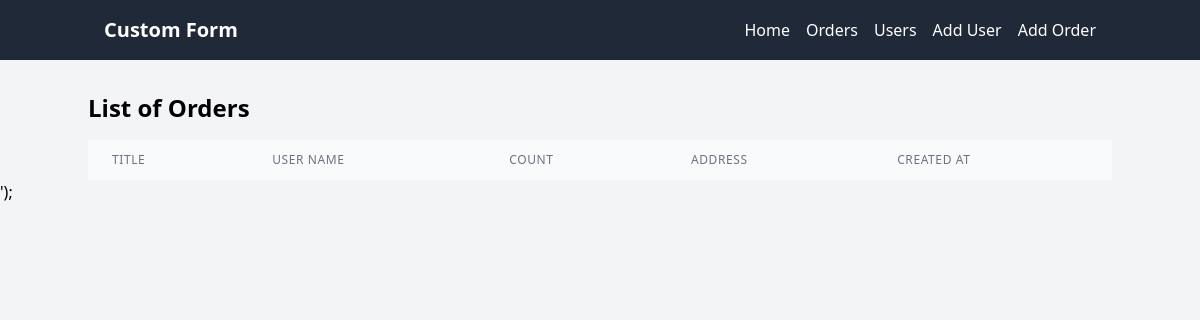
The page /orders on the database as committed earlier.
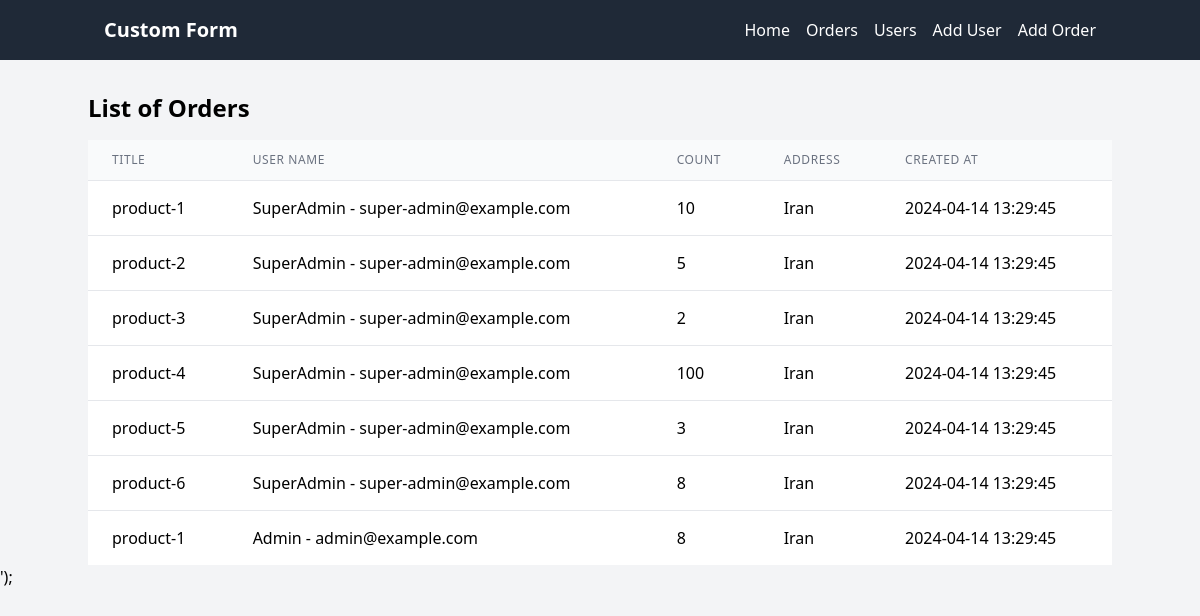
The same page on the database as committed later.
### tables this page shows
CREATE TABLE `orders` (
                         `id` int NOT NULL,
                         `user_id` int NOT NULL,
                         `title` varchar(191) NOT NULL,
                         `count` varchar(191) NOT NULL,
                         `address` varchar(191) NOT NULL,
                         `created_at` timestamp NULL DEFAULT NULL,
                         `updated_at` timestamp NULL DEFAULT NULL,
                         FOREIGN KEY (user_id) REFERENCES users(id)
);

CREATE TABLE `users` (
  `id` int NOT NULL,
  `name` varchar(191) NOT NULL,
  `email` varchar(191) NOT NULL,
  `password` varchar(191) NOT NULL,
  `remember_token` varchar(100) DEFAULT NULL,
  `created_at` timestamp NULL DEFAULT NULL,
  `updated_at` timestamp NULL DEFAULT NULL
);

### app/Http/Router.php (called while the page is built, shortened)
<?php
class Router
{
    protected $routes = [];
    public function add(string $method, string $path, string $controllerName, string $action, array $middleware = [])
    {
        $this->routes[] = array("method" => $method, "path" => $path, "controller" => $controllerName, "action" => $action, 'middleware' => $middleware);
    }
    public function dispatch()
    {
        $id = null;
        $route = $this->findRoute();
        $path = $route['path'];
        $action = $route['action'];
        $middleware = $route['middleware'];
        $controller = new $controller;
        return $controller->$action($id);
    }
    public function findRoute()
    {
        $requestURI = trim(filter_var($_SERVER['REQUEST_URI'], FILTER_SANITIZE_URL), "/");
        $requestMethod = $_SERVER['REQUEST_METHOD'];
        foreach ($this->routes as $route) {
            if ($route['method'] === $requestMethod && $route['path'] === $requestURI) {
                return $route;
            }
        }
        throw new \Exception('Route not found', 404);
    }
    public function run_middlewares(array $middlewares)
    {
        if (!count($middlewares)) return null;
    }
}

### app/Http/Config.php (called while the page is built, shortened)
<?php
class Config
{
    private static $file;
    public static function read_file()
    {
        $file = file_get_contents(__DIR__ . '/../../.env');
        $file = preg_split('/\s+/', $file);
        $result = [];
        foreach ($file as $item)
        {
            $values = explode("=",$item);
            $result[$values[0]] = $values[1] ?? '';
        }
        self::$file = $result;
    }
    public static function config($key)
    {
        return self::$file[$key] ?? null;
    }
}

### app/helpers/global.php (called while the page is built, shortened)
<?php
function config($key){
    return \App\Http\Config::config($key);
}

### app/Models/Order.php (called while the page is built, shortened)
<?php
class Order extends DB
{
    public function __construct()
    {
        $this->table = "orders";
        return $this;
    }
}

### app/Controllers/OrderController.php (called while the page is built, shortened)
<?php
class OrderController extends BaseController
{
    public function index()
    {
        $orders = new Order();
        $orders = $orders->join('users', 'user_id')->get();
        $this->view("orders/list",['orders' => $orders]);
    }
}

### app/Models/DB.php (called while the page is built, shortened)
<?php
abstract class DB
{
    public $connstr = null;
    public $table = "users";
    public $query = null;
    public function __construct()
    {
        $this->connstr = mysqli_connect(\config('MYSQL_HOST'), \config('MYSQL_USERNAME'), \config('MYSQL_PASSWORD'), \config('MYSQL_DATABASE'));
    }
    public function join($table, $field)
    {
        $this->query .= " JOIN {$table} ON {$this->table}.{$field} = {$table}.id ";
        return $this;
    }
    public function get()
    {
        $result = $this->fetch();
        return $result;
    }
    public function fetch(): array
    {
        $this->query = mysqli_query($this->connstr, $this->query);
        $result = [];
        while ($res = mysqli_fetch_assoc($this->query)) {
            array_push($result, $res);
        }
        return $result;
    }
}

### public/index.php (called while the page is built, shortened)
<?php
$kernel = new \App\Http\Kernel();

### resources/orders/list.php (the view)
<h1 class="text-2xl font-bold mb-4">List of Orders</h1>
<div class="overflow-x-auto">
    <table class="min-w-full divide-y divide-gray-200">
        <thead class="bg-gray-50">
        <tr>
            <th scope="col" class="px-6 py-3 text-left text-xs font-medium text-gray-500 uppercase tracking-wider">
                Title
            </th>
            <th scope="col" class="px-6 py-3 text-left text-xs font-medium text-gray-500 uppercase tracking-wider">
                User Name
            </th>
            <th scope="col" class="px-6 py-3 text-left text-xs font-medium text-gray-500 uppercase tracking-wider">
                Count
            </th>
            <th scope="col" class="px-6 py-3 text-left text-xs font-medium text-gray-500 uppercase tracking-wider">
                Address
            </th>
            <th scope="col" class="px-6 py-3 text-left text-xs font-medium text-gray-500 uppercase tracking-wider">
                Created At
            </th>
        </tr>
        </thead>
        <tbody class="bg-white divide-y divide-gray-200">
        <?php foreach ($orders as $order){ ?>
            <tr>
                <td class="px-6 py-4 whitespace-nowrap">
                    <?= $order['title'] ?>
                </td>
                <td class="px-6 py-4 whitespace-nowrap">
                    <?= $order['name'] . " - " . $order['email'] ?>
                </td>
                <td class="px-6 py-4 whitespace-nowrap">
                    <?= $order['count'] ?>
                </td>
                <td class="px-6 py-4 whitespace-nowrap">
                    <?= $order['address'] ?>
                </td>
                <td class="px-6 py-4 whitespace-nowrap">
                    <?= $order['created_at'] ?>
                </td>
            </tr>
        <?php } ?>
        </tbody>
    </table>
</div>

### app/Http/Kernel.php (shortened to what this page needs)
<?php
class Kernel
{
    public function handle()
    {
        $router = new Router();
        $router->add("GET", "", \App\Controllers\HomeController::class, "index");
        $router->add("GET", "users", \App\Controllers\UserController::class, "index");
        $router->add("GET", "users/create", \App\Controllers\UserController::class, "create");
        $router->add("POST", "users/store", \App\Controllers\UserController::class, "store");
        $router->add("POST", "users/find", \App\Controllers\UserController::class, "find");
        $router->add("GET", "orders", \App\Controllers\OrderController::class, "index");
        $router->add("GET", "orders/create", \App\Controllers\OrderController::class, "create");
        $router->add("POST", "orders/store", \App\Controllers\OrderController::class, "store");
        try {
            echo $router->dispatch();
        } catch (\Exception $exception) {
            $errorCode = $exception->getCode();
            $data = [
                "errorMessage" => $exception->getMessage(),
                "errorCode" => $errorCode
            ];
            header('Content-Type: application/json');
            http_response_code($errorCode);
            echo json_encode(["data" => $data], JSON_PRETTY_PRINT);
        }
    }
}
$kernel = new Kernel();
$kernel->handle();

### app/Controllers/BaseController.php (shortened to what this page needs)
<?php
class BaseController
{
    public function view(string $path, array $data = [])
    {
        require_once Config::RESOURCES_PATH . $path . ".php";
        $content = ob_get_clean();
    }
    public function template($content = "")
    {
        $template = file_get_contents(Config::LAYOUT_PATH);
        print str_replace("{{content}}", $content, $template);
    }
}

Rows that differ between the two databases and show on the page:
added orders: title "product-1", user.name "SuperAdmin", user.email "super-admin@example.com", count "10", address "Iran", user.created_at "2024-04-14 13:29:45"
added orders: title "product-2", user.name "SuperAdmin", user.email "super-admin@example.com", count "5", address "Iran", user.created_at "2024-04-14 13:29:45"
added orders: title "product-3", user.name "SuperAdmin", user.email "super-admin@example.com", count "2", address "Iran", user.created_at "2024-04-14 13:29:45"
added orders: title "product-4", user.name "SuperAdmin", user.email "super-admin@example.com", count "100", address "Iran", user.created_at "2024-04-14 13:29:45"
added orders: title "product-5", user.name "SuperAdmin", user.email "super-admin@example.com", count "3", address "Iran", user.created_at "2024-04-14 13:29:45"
added orders: title "product-6", user.name "SuperAdmin", user.email "super-admin@example.com", count "8", address "Iran", user.created_at "2024-04-14 13:29:45"
added orders: title "product-1", user.name "Admin", user.email "admin@example.com", count "8", address "Iran", user.created_at "2024-04-14 13:29:45"
